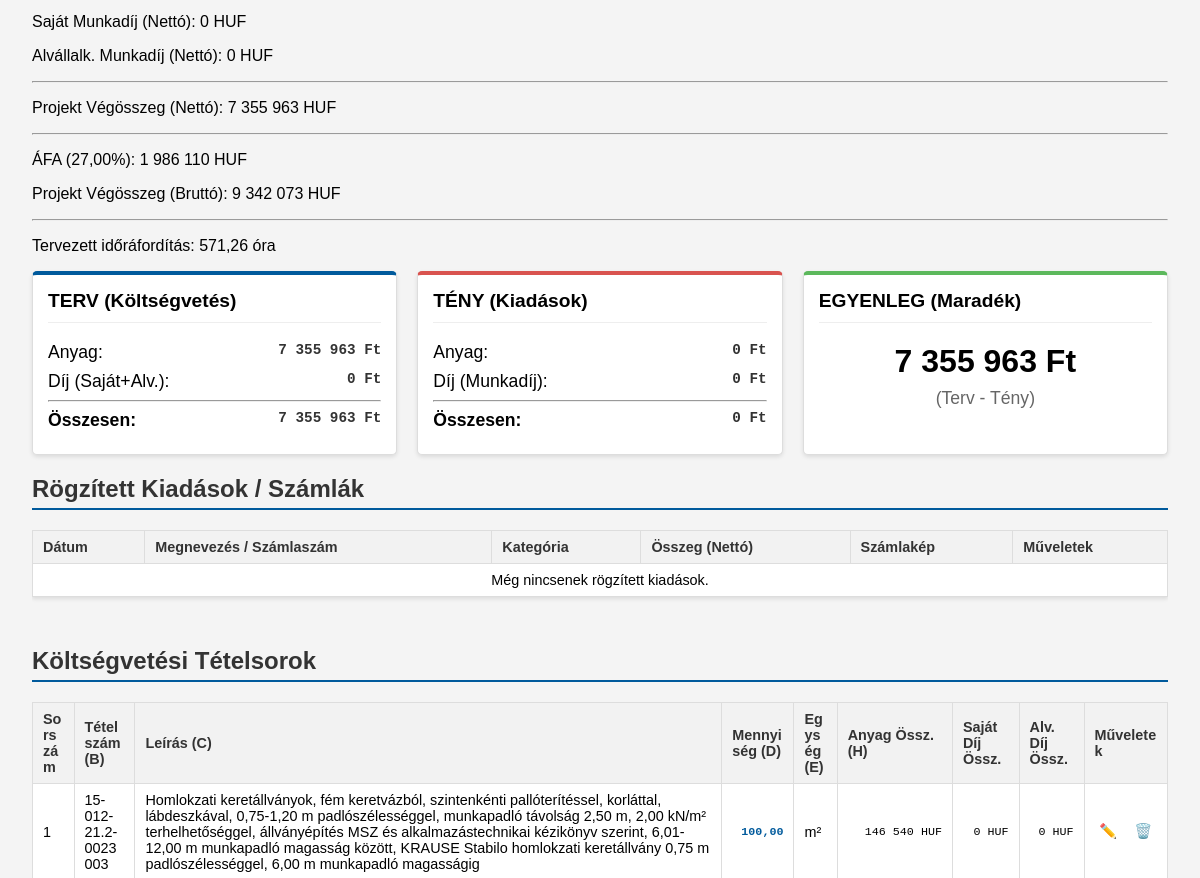
Page /project/4/ (middle part) on the earlier database version.
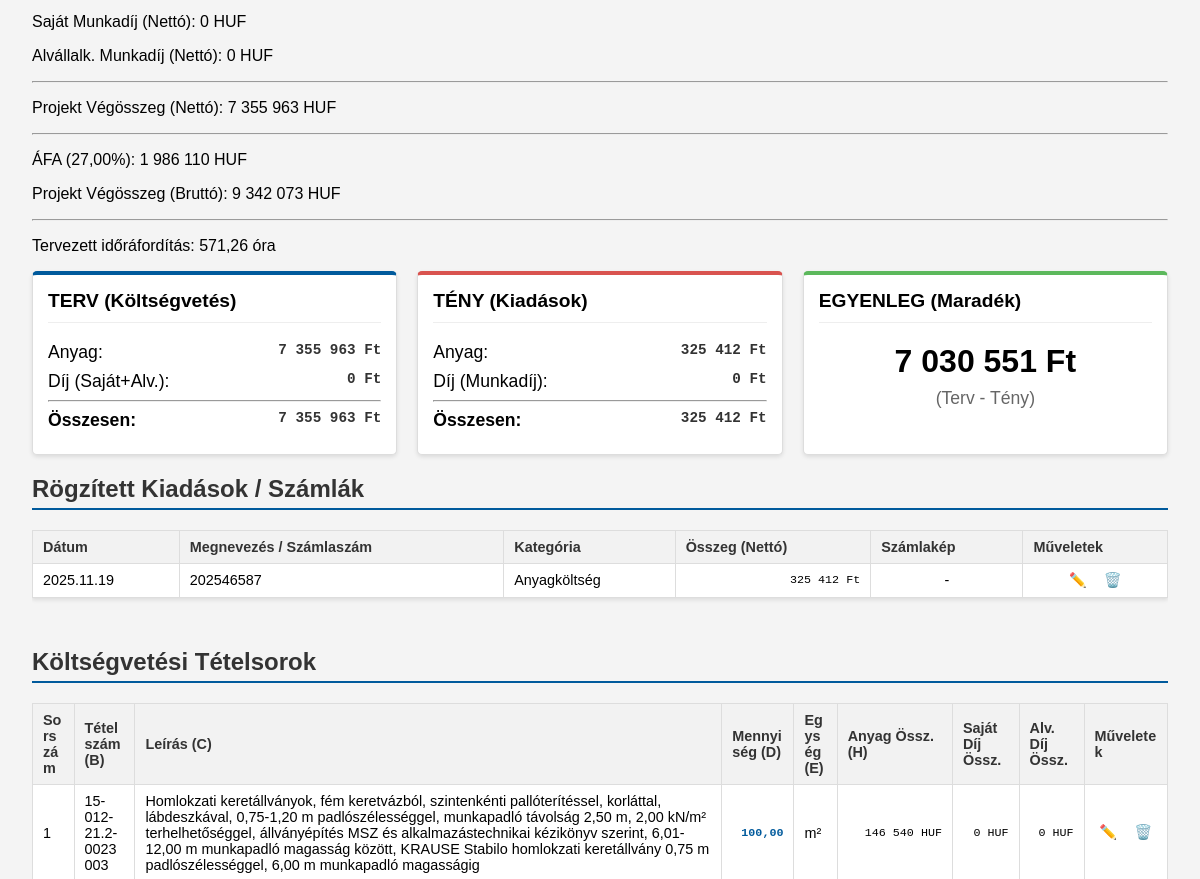
Same page on the later database version.
### projects/models.py (models this page shows, shortened)
class Project(models.Model):
    STATUS_CHOICES = [
        ('TERVEZES', 'Tervezés alatt'), ('FOLYAMATBAN', 'Folyamatban'), ('BEFEJEZETT', 'Befejezett'),
        ('LEZART', 'Lezárt (Pénzügyileg is)'), ('TORLES_KERELEM', 'Törlés Kérelmezve'),
    ]
    name = models.CharField(max_length=200, verbose_name="Projekt neve")
    location = models.CharField(max_length=255, verbose_name="Helyszín (cím)")
    client = models.CharField(max_length=150, verbose_name="Ügyfél neve", blank=True)
    start_date = models.DateField(verbose_name="Kezdés dátuma", null=True, blank=True)
    end_date = models.DateField(verbose_name="Tervezett befejezés", null=True, blank=True)
    status = models.CharField(max_length=20, choices=STATUS_CHOICES, default='TERVEZES', verbose_name="Státusz")
    budget = models.DecimalField(max_digits=12, decimal_places=2, verbose_name="Költségvetés (Ft)", null=True,
                                 blank=True)
    hourly_rate = models.DecimalField(max_digits=10, decimal_places=2, verbose_name="Rezsíóabér (Ft/óra)", default=5000)
    vat_rate = models.DecimalField(max_digits=5, decimal_places=2, verbose_name="ÁFA kulcs (%)", default=27.00)
    hours_per_day = models.DecimalField(max_digits=4, decimal_places=2, verbose_name="Tervezett munkaóra / nap",
                                        default=8.00)
    class Meta:
        verbose_name = "Projekt"
        verbose_name_plural = "Projektek"

class Tetelsor(models.Model):
    project = models.ForeignKey(Project, related_name='tetelsorok', on_delete=models.CASCADE,
                                verbose_name="Kapcsolódó Projekt")
    sorszam = models.CharField(max_length=50, verbose_name="Sorszám", blank=True)
    tetelszam = models.CharField(max_length=100, verbose_name="Tételszám", db_index=True)
    leiras = models.TextField(verbose_name="Leírás (Feladat)")
    mennyiseg = models.DecimalField(max_digits=10, decimal_places=2, default=0, verbose_name="Mennyiség")
    egyseg = models.CharField(max_length=20, verbose_name="Egység (ME)", blank=True)
    material = models.ForeignKey(Material, on_delete=models.SET_NULL, null=True, blank=True,
                                 verbose_name="Kapcsolódó Anyag")
    labor_split_percentage = models.DecimalField(max_digits=5, decimal_places=2, default=100.00,
                                                 verbose_name="Saját munka felosztás (%)")
    dij_egysegre_sajat = models.DecimalField(max_digits=12, decimal_places=2, default=0,
                                             verbose_name="Díj Egységre (Saját)")
    dij_egysegre_alv = models.DecimalField(max_digits=12, decimal_places=2, default=0,
                                           verbose_name="Díj Egységre (Alváll.)")
    sajat_munkadij_osszesen = models.DecimalField(max_digits=12, decimal_places=2, default=0,
                                                  verbose_name="Saját Munkadíj Összesen")
    alv_munkadij_osszesen = models.DecimalField(max_digits=12, decimal_places=2, default=0,
                                                verbose_name="Alvállalkozói Díj Összesen")
    progress_percentage = models.DecimalField(max_digits=5, decimal_places=2, default=0.00,
                                              verbose_name="Készültségi fok (%)")
    anyag_osszesen = models.DecimalField(max_digits=12, decimal_places=2, default=0, verbose_name="Anyag Összesen")
    megjegyzes = models.TextField(verbose_name="Megjegyzés", blank=True, null=True)
    engy_kod = models.CharField(max_length=50, verbose_name="ÉNGY kód", blank=True, null=True)
    k_jelzo = models.CharField(max_length=50, verbose_name="K.jelző", blank=True, null=True)
    munkanem = models.ForeignKey(Munkanem, on_delete=models.SET_NULL, null=True, blank=True, verbose_name="Munkanem")
    normaido = models.DecimalField(max_digits=10, decimal_places=2, default=0, verbose_name="Normaidő (óra)")
    alvallalkozo = models.ForeignKey(Alvallalkozo, on_delete=models.SET_NULL, null=True, blank=True,
                                     verbose_name="Alvállalkozó")
    cpr_kod = models.CharField(max_length=50, verbose_name="CPR kód", blank=True, null=True)
    class Meta:
        verbose_name, verbose_name_plural, unique_together = "Tételsor", "Tételsorok", ('project', 'tetelszam')

class Expense(models.Model):
    CATEGORY_CHOICES = [('ANYAG', 'Anyagköltség'), ('MUNKADIJ', 'Munkadíj'), ('EGYEB', 'Egyéb / Általános')]
    project = models.ForeignKey(Project, related_name='expenses', on_delete=models.CASCADE,
                                verbose_name="Kapcsolódó Projekt")
    name = models.CharField(max_length=200, verbose_name="Tétel megnevezése / Számlaszám")
    date = models.DateField(verbose_name="Fizetés/Számla dátuma")
    amount_netto = models.DecimalField(max_digits=12, decimal_places=2, verbose_name="Nettó összeg (Ft)")
    category = models.CharField(max_length=20, choices=CATEGORY_CHOICES, default='ANYAG', verbose_name="Kategória")
    invoice_file = models.FileField(upload_to='invoices/%Y/%m/', null=True, blank=True, verbose_name="Számla kép/PDF")
    class Meta: verbose_name, verbose_name_plural, ordering = "Kiadás / Számla", "Kiadások", ['-date']

### projects/views.py (the view)
# urls.py: path('project/<int:pk>/', views.project_detail, name='project-detail'),
def project_detail(request, pk):
    project = get_object_or_404(Project, id=pk)
    tasks = project.tetelsorok.all().order_by('sorszam')
    expenses = project.expenses.all().order_by('-date')
    summary_plan = tasks.aggregate(
        plan_anyag=Sum('anyag_osszesen'), plan_dij_sajat=Sum('sajat_munkadij_osszesen'),
        plan_dij_alv=Sum('alv_munkadij_osszesen'), plan_hours=Sum(F('mennyiseg') * F('normaido'))
    )
    plan_anyag = summary_plan.get('plan_anyag') or Decimal(0)
    plan_dij_sajat = summary_plan.get('plan_dij_sajat') or Decimal(0)
    plan_dij_alv = summary_plan.get('plan_dij_alv') or Decimal(0)
    plan_dij = plan_dij_sajat + plan_dij_alv
    plan_total = plan_anyag + plan_dij
    actual_anyag = expenses.filter(category='ANYAG').aggregate(Sum('amount_netto'))['amount_netto__sum'] or Decimal(0)
    actual_dij = expenses.filter(category='MUNKADIJ').aggregate(Sum('amount_netto'))['amount_netto__sum'] or Decimal(0)
    actual_egyeb = expenses.filter(category='EGYEB').aggregate(Sum('amount_netto'))['amount_netto__sum'] or Decimal(0)
    actual_total = actual_anyag + actual_dij + actual_egyeb
    balance = plan_total - actual_total
    vat_rate = project.vat_rate
    total_vat = (plan_total * vat_rate) / Decimal(100)
    total_project_brutto = plan_total + total_vat
    total_effort_hours = summary_plan.get('plan_hours') or Decimal(0)
    hours_per_day = project.hours_per_day
    total_workdays = 0
    if hours_per_day and hours_per_day > 0:
        total_workdays = math.ceil(total_effort_hours / hours_per_day)
    calculated_end_date = calculate_work_end_date(project.start_date, total_workdays)
    context = {
        'project': project, 'tasks': tasks, 'expenses': expenses,
        'plan_anyag': plan_anyag, 'plan_dij': plan_dij, 'plan_dij_sajat': plan_dij_sajat, 'plan_dij_alv': plan_dij_alv,
        'plan_total': plan_total, 'actual_anyag': actual_anyag, 'actual_dij': actual_dij, 'actual_total': actual_total,
        'balance': balance, 'vat_rate': vat_rate, 'total_vat': total_vat,
        'total_project_brutto': total_project_brutto, 'total_effort_hours': total_effort_hours,
        'total_workdays': total_workdays, 'calculated_end_date': calculated_end_date
    }
    return render(request, 'projects/project_detail.html', context)

### projects/views.py (called while the page is built)
def calculate_work_end_date(start_date, workdays):
    if not start_date or workdays == 0: return None
    current_date = start_date
    days_to_add = int(workdays)
    while current_date.weekday() >= 5: current_date += timedelta(days=1)
    added_days = 0
    while added_days < days_to_add:
        current_date += timedelta(days=1)
        if current_date.weekday() < 5: added_days += 1
    return current_date

### projects/templates/projects/project_detail.html (shortened to what this page needs)
{% load humanize %}
<!DOCTYPE html>
<html lang="hu">
<head>
</head>
<body>
    <div class="summary-box">
        <p>Saját Munkadíj (Nettó): <span>{{ plan_dij_sajat|floatformat:0|intcomma }} HUF</span></p>
        <p>Alvállalk. Munkadíj (Nettó): <span>{{ plan_dij_alv|floatformat:0|intcomma }} HUF</span></p>
        <hr>
        <p class="total">Projekt Végösszeg (Nettó): <span>{{ plan_total|floatformat:0|intcomma }} HUF</span></p>
        <hr>
        <p>ÁFA ({{ vat_rate }}%): <span>{{ total_vat|floatformat:0|intcomma }} HUF</span></p>
        <p class="total">Projekt Végösszeg (Bruttó): <span>{{ total_project_brutto|floatformat:0|intcomma }} HUF</span></p>
        <hr>
        <p>Tervezett időráfordítás: <span>{{ total_effort_hours|floatformat:2 }} óra</span></p>
    </div>
    <div class="comparison-box">
        <div class="summary-col col-plan"><h3>TERV (Költségvetés)</h3><p>Anyag: <span>{{ plan_anyag|floatformat:0|intcomma }} Ft</span></p><p>Díj (Saját+Alv.): <span>{{ plan_dij|floatformat:0|intcomma }} Ft</span></p><hr><p><strong>Összesen: <span>{{ plan_total|floatformat:0|intcomma }} Ft</span></strong></p></div>
        <div class="summary-col col-actual"><h3>TÉNY (Kiadások)</h3><p>Anyag: <span>{{ actual_anyag|floatformat:0|intcomma }} Ft</span></p><p>Díj (Munkadíj): <span>{{ actual_dij|floatformat:0|intcomma }} Ft</span></p><hr><p><strong>Összesen: <span>{{ actual_total|floatformat:0|intcomma }} Ft</span></strong></p></div>
        <div class="summary-col col-balance"><h3>EGYENLEG (Maradék)</h3><div style="text-align: center; font-size: 2em; margin-top: 20px; font-weight: bold;" class="{% if balance >= 0 %}balance-positive{% else %}balance-negative{% endif %}">{{ balance|floatformat:0|intcomma }} Ft</div><p style="text-align: center; color: #666;">(Terv - Tény)</p></div>
    </div>
    <h2>Rögzített Kiadások / Számlák</h2>
    <div style="overflow-x: auto;">
        <table class="excel-table">
            <thead><tr><th>Dátum</th><th>Megnevezés / Számlaszám</th><th>Kategória</th><th>Összeg (Nettó)</th><th>Számlakép</th><th class="actions no-print">Műveletek</th></tr></thead>
            <tbody>
                {% for expense in expenses %}
                <tr>
                    <td>{{ expense.date|date:"Y.m.d" }}</td><td>{{ expense.name }}</td><td>{{ expense.get_category_display }}</td><td class="numeric">{{ expense.amount_netto|floatformat:0|intcomma }} Ft</td>
                    <td style="text-align: center;">{% if expense.invoice_file %}<a href="{{ expense.invoice_file.url }}" target="_blank">Megtekintés</a>{% else %}-{% endif %}</td>
                    <td class="actions no-print">
                        <a href="{% url 'expense-update' expense.id %}">✏️</a>
                        <a href="{% url 'expense-delete' expense.id %}" style="color: red; margin-left: 5px;">🗑️</a>
                    </td>
                </tr>
                {% empty %}<tr><td colspan="6" style="text-align: center;">Még nincsenek rögzített kiadások.</td></tr>{% endfor %}
            </tbody>
        </table>
    </div>
    <h2 style="margin-top: 30px;">Költségvetési Tételsorok</h2>
    <div style="overflow-x: auto;">
        <table class="excel-table">
            <thead><tr><th>Sorszám</th><th>Tételszám (B)</th><th>Leírás (C)</th><th>Mennyiség (D)</th><th>Egység (E)</th><th>Anyag Össz. (H)</th><th>Saját Díj Össz.</th><th>Alv. Díj Össz.</th><th class="actions no-print">Műveletek</th></tr></thead>
            <tbody>
                {% for tetel in tasks %}
                <tr>
                    <td>{{ tetel.sorszam }}</td><td>{{ tetel.tetelszam }}</td><td>{{ tetel.leiras }}</td><td class="numeric editable"><a href="{% url 'tetelsor-edit-quantity' tetel.id %}">{{ tetel.mennyiseg }}</a></td><td>{{ tetel.egyseg }}</td><td class="numeric">{{ tetel.anyag_osszesen|floatformat:0|intcomma }} HUF</td><td class="numeric">{{ tetel.sajat_munkadij_osszesen|floatformat:0|intcomma }} HUF</td><td class="numeric">{{ tetel.alv_munkadij_osszesen|floatformat:0|intcomma }} HUF</td>
                    <td class="actions no-print">
                        <a href="{% url 'tetelsor-edit' tetel.id %}">✏️</a>
                        <a href="{% url 'tetelsor-delete' tetel.id %}" style="color: red; margin-left: 5px;">🗑️</a>
                    </td>
                </tr>
                {% empty %}<tr><td colspan="9" style="text-align: center;">Nincsenek rögzítve tételsorok.</td></tr>{% endfor %}
            </tbody>
        </table>
    </div>
</body>
</html>

### projects/templates/projects/project_detail.html (style rules this page uses)
body { font-family: sans-serif; margin: 2em; background-color: #f4f4f4; }
h1, h2 { color: #333; border-bottom: 2px solid #005a9c; padding-bottom: 5px; }
.excel-table { width: 100%; border-collapse: collapse; margin-bottom: 20px; font-size: 0.9em; background-color: #fff; box-shadow: 0 2px 4px rgba(0,0,0,0.1); }
.excel-table th, .excel-table td { border: 1px solid #ddd; padding: 8px 10px; text-align: left; word-break: break-word; }
.excel-table thead th { background-color: #f2f2f2; font-weight: bold; color: #333; }
.excel-table td.numeric { text-align: right; font-family: monospace; white-space: nowrap; }
.excel-table td.editable a { display: block; text-decoration: none; color: #005a9c; font-weight: bold; white-space: nowrap; }
.excel-table td.actions { text-align: center; white-space: nowrap; }
.excel-table td.actions a { text-decoration: none; padding: 4px; }
.comparison-box { display: flex; gap: 20px; margin-bottom: 20px; }
.summary-col { flex: 1; background-color: #fff; border: 1px solid #ddd; border-radius: 5px; padding: 15px; box-shadow: 0 2px 4px rgba(0,0,0,0.1); }
.summary-col h3 { margin-top: 0; font-size: 1.2em; border-bottom: 1px solid #eee; padding-bottom: 10px; }
.summary-col p { font-size: 1.1em; margin: 8px 0; overflow: hidden; }
.summary-col p span { font-weight: bold; float: right; color: #333; font-family: monospace; }
.col-plan { border-top: 4px solid #005a9c; }
.col-actual { border-top: 4px solid #d9534f; }
.col-balance { border-top: 4px solid #5cb85c; }

Differences in the rows shown:
added Expense: date "2025.11.19", name "202546587", category "Anyagköltség", amount_netto "325 412"
Other differences:
{{ actual_anyag|floatformat:0|intcomma }}: "0" → "325 412"
{{ actual_total|floatformat:0|intcomma }}: "0" → "325 412"
{{ balance|floatformat:0|intcomma }}: "7 355 963" → "7 030 551"
text no longer shown: "Még nincsenek rögzített kiadások."
